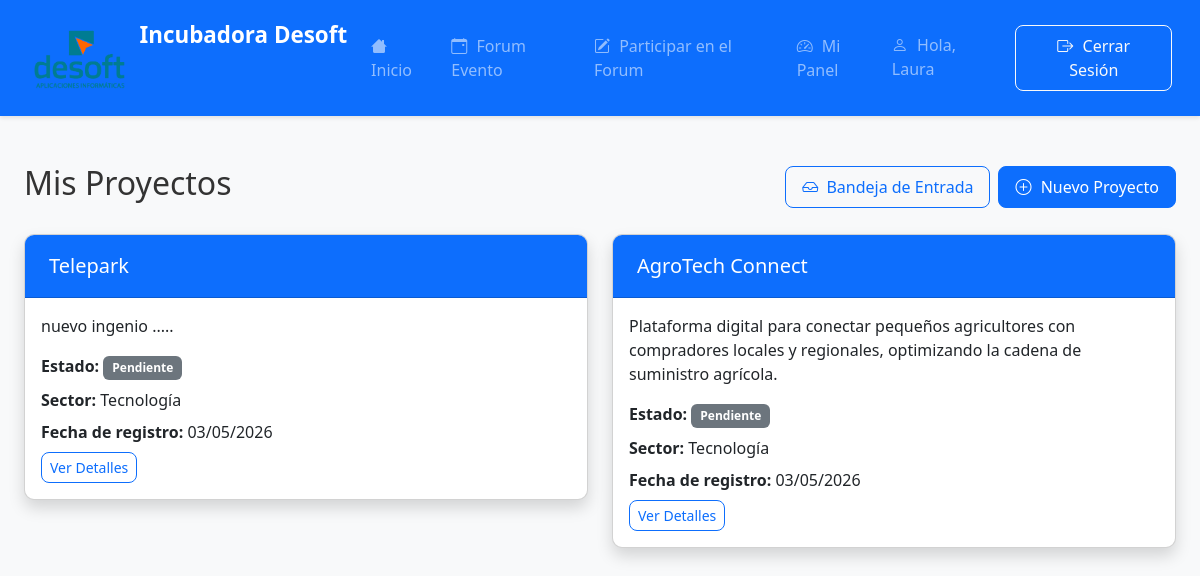
The page /panel/emprendedor/ (signed in) on the database its author committed.
### emprendedores/models.py (models this page shows, shortened)
class Proyecto(models.Model):
    ESTADOS = (
        ('pendiente', 'Pendiente'),
        ('revision', 'En revisión'),
        ('aceptado', 'Aceptado'),
        ('asignado', 'En proceso'),
        ('rechazado', 'Rechazado'),
        ('finalizado', 'Finalizado'),
    )
    SECTORES = (
        ('tecnologia', 'Tecnología'),
        ('salud', 'Salud'),
        ('educacion', 'Educación'),
        ('finanzas', 'Finanzas'),
        ('comercio', 'Comercio'),
        ('otros', 'Otros'),
    )
    usuario = models.ForeignKey(User, on_delete=models.CASCADE, related_name='proyectos', null=True, blank=True)
    nombre_proyecto = models.CharField(max_length=200)
    descripcion = models.TextField()
    nombre_completo = models.CharField(max_length=100)
    email = models.EmailField()
    telefono = models.CharField(max_length=15, blank=True, null=True)
    estado = models.CharField(max_length=20, choices=ESTADOS, default='pendiente')
    sector = models.CharField(max_length=20, choices=SECTORES, default='tecnologia')
    fecha_registro = models.DateTimeField(auto_now_add=True)
    archivo_proyecto = models.FileField(upload_to='proyectos/%Y/%m/%d/', blank=True, null=True)
    progreso = models.PositiveIntegerField(default=0)
    motivo_rechazo = models.TextField(blank=True, null=True)
    presupuesto_estimado = models.DecimalField(
        max_digits=12, decimal_places=2, blank=True, null=True,
        help_text="Presupuesto estimado del proyecto en pesos"
    )
    gestor = models.ForeignKey('GestorCiencias', on_delete=models.SET_NULL, null=True, blank=True,
                            related_name='proyectos_gestionados')
    class Meta:
        ordering = ['-fecha_registro']

### emprendedores/views.py (the view)
# urls.py: path('panel/emprendedor/', views.panel_emprendedor, name='panel_emprendedor'),
@login_required
def panel_emprendedor(request):
    proyectos = Proyecto.objects.filter(usuario=request.user)
    return render(request, 'emprendedores/paneles/emprendedor.html', {'proyectos': proyectos})

### emprendedores/templates/emprendedores/paneles/emprendedor.html (shortened to what this page needs)
{% extends "emprendedores/base.html" %}
{% block content %}
<div class="container mt-5">
    <div class="d-flex justify-content-between align-items-center mb-4">
        <h2>Mis Proyectos</h2>
        <div class="d-flex gap-2">
            <a href="{% url 'bandeja_emprendedor' %}" class="btn btn-outline-primary">
                <i class="bi bi-inbox me-1"></i> Bandeja de Entrada
            </a>
            <a href="{% url 'agregar_proyecto' %}" class="btn btn-primary">
                <i class="bi bi-plus-circle"></i> Nuevo Proyecto
            </a>
        </div>
    </div>
    {% if proyectos %}
    <div class="row">
        {% for proyecto in proyectos %}
        <div class="col-md-6 mb-4">
            <div class="card shadow">
                <div class="card-header bg-primary text-white">
                    <h5 class="mb-0">{{ proyecto.nombre_proyecto }}</h5>
                </div>
                <div class="card-body">
                    <p class="card-text">{{ proyecto.descripcion|truncatewords:30 }}</p>
                    <div class="mb-2">
                        <strong>Estado:</strong>
                        <span class="badge
                            {% if proyecto.estado == 'pendiente' %}bg-secondary
                            {% elif proyecto.estado == 'revision' %}bg-info
                            {% elif proyecto.estado == 'aceptado' %}bg-success
                            {% elif proyecto.estado == 'asignado' %}bg-primary
                            {% else %}bg-danger{% endif %}">
                            {{ proyecto.get_estado_display }}
                        </span>
                    </div>
                    <div class="mb-2">
                        <strong>Sector:</strong> {{ proyecto.get_sector_display }}
                    </div>
                    <div class="mb-2">
                        <strong>Fecha de registro:</strong> {{ proyecto.fecha_registro|date:"d/m/Y" }}
                    </div>
                    <div class="d-flex gap-2">
                        <a href="{% url 'detalle_proyecto' proyecto.id %}" class="btn btn-outline-primary btn-sm">
                            Ver Detalles
                        </a>
                    </div>
                </div>
            </div>
        </div>
        {% endfor %}
    </div>
    {% else %}
    <div class="alert alert-info text-center">
        <h4>No tienes proyectos registrados</h4>
        <p>Comienza registrando tu primer proyecto para recibir mentoría</p>
        <a href="{% url 'agregar_proyecto' %}" class="btn btn-primary">Registrar mi primer proyecto</a>
    </div>
    {% endif %}
</div>
{% endblock %}

### emprendedores/templates/emprendedores/navbar.html (shortened to what this page needs)
{% load static %}
<nav class="navbar navbar-expand-lg navbar-dark bg-primary mb-4">
    <div class="container">
        <a class="navbar-brand" href="{% url 'inicio' %}">
            <img src="{% static 'img/logo-desoft.png' %}" alt="Desoft" height="80" class="d-inline-block align-top">
            Incubadora Desoft
        </a>
        <div class="collapse navbar-collapse" id="navbarNav">
            <ul class="navbar-nav me-auto">
                <li class="nav-item">
                    <a class="nav-link" href="{% url 'inicio' %}">
                        <i class="bi bi-house"></i> Inicio
                    </a>
                </li>
                <li class="nav-item">
                    <a class="nav-link" href="{% url 'forum_evento' %}">
                        <i class="bi bi-calendar-event"></i> Forum Evento
                    </a>
                </li>
                <li class="nav-item">
                    <a class="nav-link" href="{% url 'participar_forum' %}">
                        <i class="bi bi-pencil-square"></i> Participar en el Forum
                    </a>
                </li>
                {% if user.is_authenticated %}
                    <li class="nav-item">
                        {% if user.is_superuser %}
                            <a class="nav-link" href="{% url 'panel_admin' %}">
                                <i class="bi bi-gear"></i> Panel Administración
                            </a>
                        {% else %}
                            <a class="nav-link" href="{% url 'panel_usuario' %}">
                                <i class="bi bi-speedometer2"></i> Mi Panel
                            </a>
                        {% endif %}
                    </li>
                {% else %}
                    <li class="nav-item">
                        <a class="nav-link" href="{% url 'registro' %}">
                            <i class="bi bi-plus-circle"></i> Registro
                        </a>
                    </li>
                {% endif %}
            </ul>
            <div class="d-flex">
                {% if user.is_authenticated %}
                    <span class="navbar-text me-3">
                        <i class="bi bi-person"></i> Hola, {{ user.first_name|default:user.username }}
                    </span>
                    <a href="{% url 'logout' %}" class="btn btn-outline-light">
                        <i class="bi bi-box-arrow-right"></i> Cerrar Sesión
                    </a>
                {% endif %}
            </div>
        </div>
    </div>
</nav>

### static/css/styles.css (style rules this page uses)
body { background-color: #f8f9fa; font-family: 'Segoe UI', Tahoma, Geneva, Verdana, sans-serif; color: #333; }
.container { max-width: 1400px; }
.card { border-radius: 10px; overflow: hidden; box-shadow: 0 4px 6px rgba(0, 0, 0, 0.1); transition: transform 0.3s ease; margin-bottom: 25px; }
.card-header { padding: 1.2rem 1.5rem; font-weight: 600; }
.badge { padding: 0.5em 0.75em; font-weight: 600; }
.btn { border-radius: 8px; padding: 0.5rem 1rem; font-weight: 500; transition: all 0.2s ease; }
.btn-sm { padding: 0.25rem 0.5rem; font-size: 0.875rem; }
.badge.bg-secondary { background-color: #6c757d; }
.navbar { box-shadow: 0 2px 4px rgba(0, 0, 0, 0.1); padding: 0.8rem 1rem; }
.navbar-brand { font-weight: 700; font-size: 1.4rem; }
.bi { margin-right: 5px; }
.btn .bi { margin-right: 5px; }
.badge[class*="bg-"] { color: white; }

### rows shown on the page
Proyecto: nombre_proyecto "Telepark", descripcion "nuevo ingenio .....", estado "Pendiente", sector "Tecnología", fecha_registro "03/05/2026"
Proyecto: nombre_proyecto "AgroTech Connect", descripcion "Plataforma digital para conectar pequeños agricultores con compradores locales y regionales, optimizando la cadena de suministro agrícola.", estado "Pendiente", sector "Tecnología", fecha_registro "03/05/2026"

### other values the page prints
{{ user.first_name|default:user.username }} "Laura"
